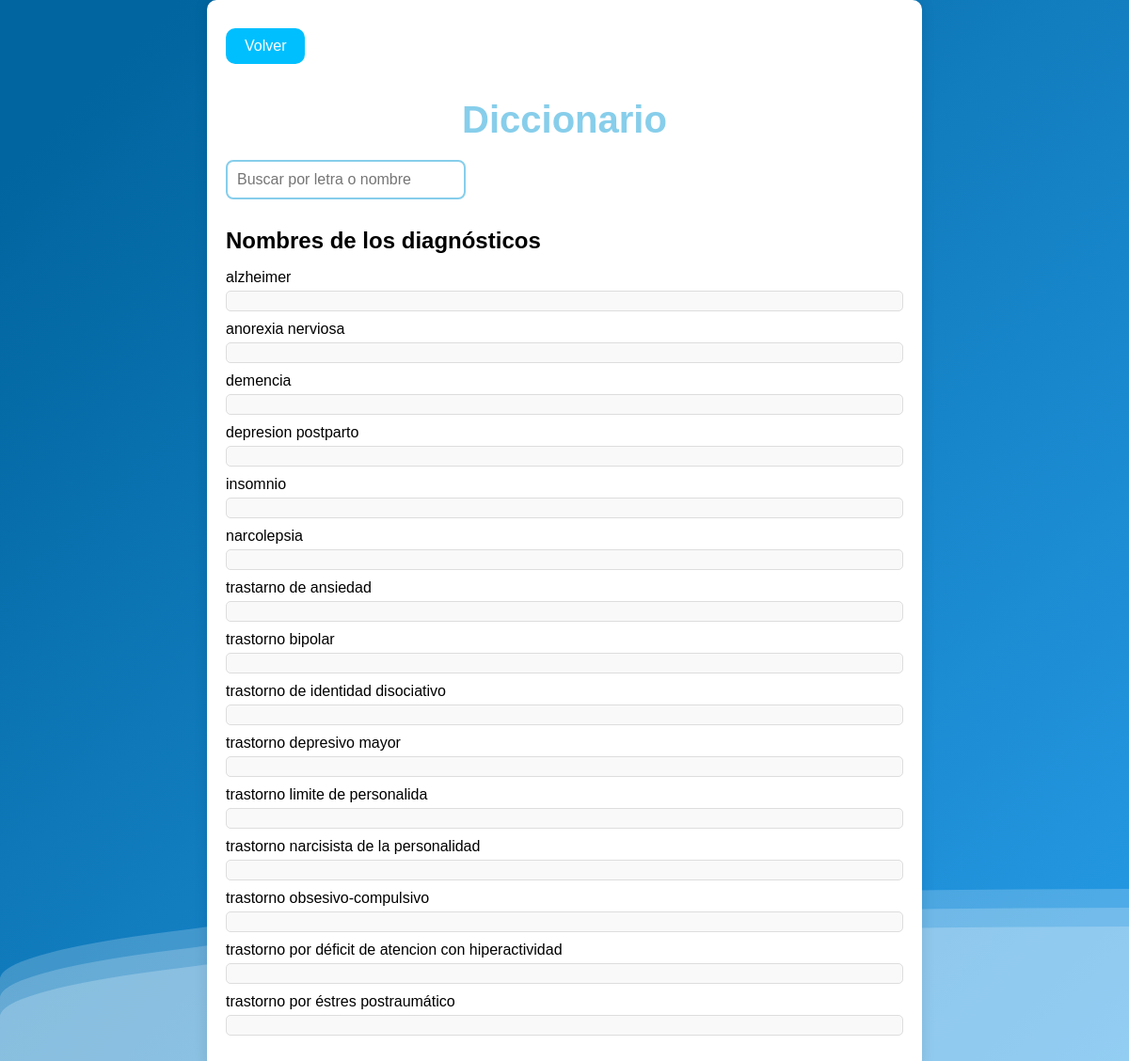
The app's page /diccionario/, older data.
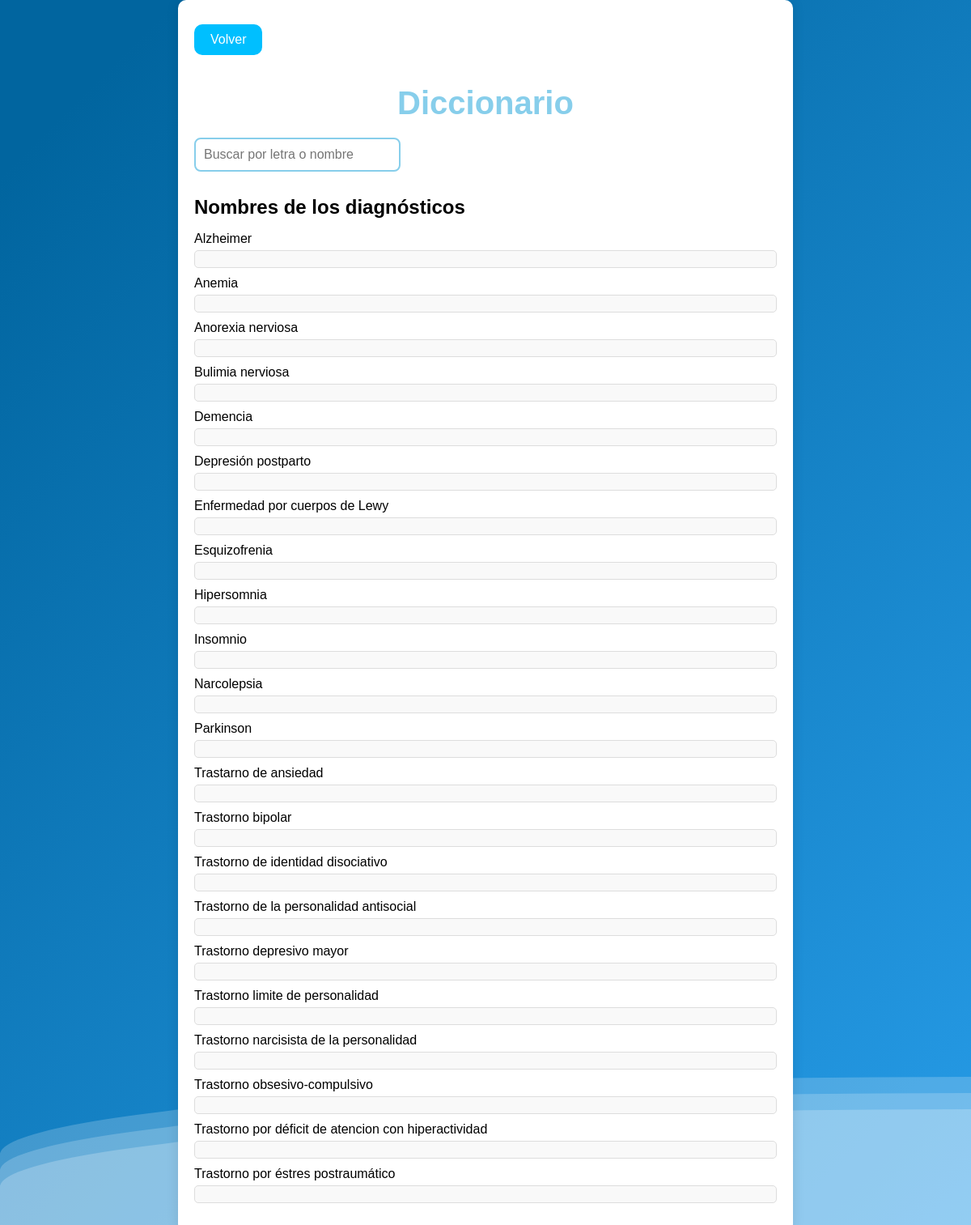
The same page, newer data.
### diccionario/models.py (models this page shows, shortened)
class trastorno(models.Model):
    seleccionada = models.BooleanField(default=False)
    nombre=models.CharField(max_length=200)
    contexto=models.CharField(max_length=500)
    fecha = models.DateField(null=True, blank=True)

### diccionario/views.py (the view)
# urls.py: path('diccionario/', templateDiccionario.diccionario_view, name='diccionario'),  # Usamos la vista 'diccionario_view'
def diccionario_view(request):
    query = request.GET.get('q', '')  # Obtiene el valor de la consulta de la URL
    if query:
        trastornos = trastorno.objects.filter(nombre__icontains=query).order_by('nombre')  # Filtra los trastornos que coinciden con la consulta
    else:
        trastornos = trastorno.objects.all().order_by('nombre')  # Si no hay consulta, devuelve todos los trastornos
    datos_trastornos = []
    for t in trastornos:
        sintomas_asociados = sintomas.objects.filter(trastorno=t)  # Obtén los síntomas del trastorno
        datos_trastornos.append({
            'trastorno': t,
            'sintomas': [
                sintomas_asociados.first().sintoma1,
                sintomas_asociados.first().sintoma2,
                sintomas_asociados.first().sintoma3,
                sintomas_asociados.first().sintoma4,
                sintomas_asociados.first().sintoma5
            ] if sintomas_asociados.exists() else []  # Verifica si hay síntomas
        })
    return render(request, 'diccionarioprueba.html', {'datos_trastornos': datos_trastornos, 'query': query})

### templates/diccionarioprueba.html (shortened to what this page needs)
<!DOCTYPE html>
<html lang="es">
<head>
</head>
<body>
    <div class="container">
        <div class="volver">
            <form action="{% url 'index' %}" method="get">
                <button class="button" type="submit">Volver</button>
            </form>
        </div>
        <h1 class="title">Diccionario</h1>
        <div class="search-container">
            <form method="get" action="">
                <input type="text" name="q" class="search-bar" value="{{ query }}" placeholder="Buscar por letra o nombre">
            </form>
        </div>
        <div class="diagnosticos-container">
            <div class="diagnosticos-title">Nombres de los diagnósticos</div>
            <ol class="diagnosticos-list">
                {% for dato in datos_trastornos %}
                <li>
                    <span class="nombre">{{ dato.trastorno.nombre }}</span>
                    <div class="detalles">
                    </div>
                </li>
                {% endfor %}
            </ol>
        </div>
    </div>
</body>
</html>

### templates/diccionarioprueba.html (style rules this page uses)
body { font-family: Arial, sans-serif; margin: 0; padding: 0; display: flex; justify-content: center; align-items: center; min-height: 100vh; background: linear-gradient(315deg, rgb(164, 228, 255) 3%, rgb(102, 208, 254) 38%, rgb(50, 172, 253) 68%, rgb(1, 101, 159) 98%); animation: gradient 15s ease infinite; background-size: 400% 400%; background-attachment: fixed; }
.container { width: 60%; background-color: white; padding: 20px; border-radius: 10px; box-shadow: 0px 0px 15px rgba(0, 0, 0, 0.1); }
.title { font-size: 2.5rem; color: #87CEEB; margin-bottom: 20px; text-align: center; }
.search-container { display: flex; align-items: center; margin-bottom: 30px; }
.search-bar { width: 100%; padding: 10px; font-size: 1rem; border: 2px solid #87CEEB; border-radius: 8px; outline: none; transition: border-color 0.3s; }
.diagnosticos-container { margin-top: 20px; }
.diagnosticos-title { font-size: 1.5rem; font-weight: bold; margin-bottom: 10px; }
.diagnosticos-list { list-style: none; padding: 0; }
.diagnosticos-list li { margin-bottom: 10px; cursor: pointer; }
.detalles { max-height: 0; overflow: hidden; transition: max-height 0.3s ease; background: #f9f9f9; border: 1px solid #ddd; padding: 10px; margin-top: 5px; border-radius: 5px; }
.button { padding: 10px 20px; margin: 10px 0; background-color: #00bfff; color: #fff; border: none; border-radius: 10px; cursor: pointer; font-size: 16px; transition: all 0.3s ease-in 30ms; }

Row changes from the older to the newer data that the page shows:
changed trastorno: trastorno.nombre "alzheimer" → "Alzheimer"
added trastorno: trastorno.nombre "Anemia"
changed trastorno: trastorno.nombre "anorexia nerviosa" → "Anorexia nerviosa"
added trastorno: trastorno.nombre "Bulimia nerviosa"
changed trastorno: trastorno.nombre "demencia" → "Demencia"
changed trastorno: trastorno.nombre "depresion postparto" → "Depresión postparto"
added trastorno: trastorno.nombre "Enfermedad por cuerpos de Lewy"
added trastorno: trastorno.nombre "Esquizofrenia"
added trastorno: trastorno.nombre "Hipersomnia"
changed trastorno: trastorno.nombre "insomnio" → "Insomnio"
changed trastorno: trastorno.nombre "narcolepsia" → "Narcolepsia"
added trastorno: trastorno.nombre "Parkinson"
changed trastorno: trastorno.nombre "trastarno de ansiedad" → "Trastarno de ansiedad"
changed trastorno: trastorno.nombre "trastorno bipolar" → "Trastorno bipolar"
changed trastorno: trastorno.nombre "trastorno de identidad disociativo" → "Trastorno de identidad disociativo"
added trastorno: trastorno.nombre "Trastorno de la personalidad antisocial"
changed trastorno: trastorno.nombre "trastorno depresivo mayor" → "Trastorno depresivo mayor"
changed trastorno: trastorno.nombre "trastorno limite de personalida" → "Trastorno limite de personalidad"
changed trastorno: trastorno.nombre "trastorno narcisista de la personalidad" → "Trastorno narcisista de la personalidad"
changed trastorno: trastorno.nombre "trastorno obsesivo-compulsivo" → "Trastorno obsesivo-compulsivo"
changed trastorno: trastorno.nombre "trastorno por déficit de atencion con hiperactividad" → "Trastorno por déficit de atencion con hiperactividad"
changed trastorno: trastorno.nombre "trastorno por éstres postraumático" → "Trastorno por éstres postraumático"
